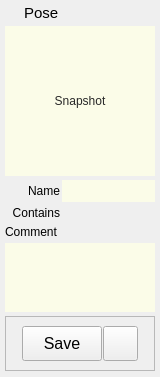
<?xml version="1.0" encoding="UTF-8"?>
<ui version="4.0">
 <class>Form</class>
 <widget class="QWidget" name="Form">
  <property name="geometry">
   <rect>
    <x>0</x>
    <y>0</y>
    <width>160</width>
    <height>377</height>
   </rect>
  </property>
  <property name="sizePolicy">
   <sizepolicy hsizetype="Preferred" vsizetype="Preferred">
    <horstretch>0</horstretch>
    <verstretch>0</verstretch>
   </sizepolicy>
  </property>
  <property name="minimumSize">
   <size>
    <width>160</width>
    <height>0</height>
   </size>
  </property>
  <property name="maximumSize">
   <size>
    <width>300</width>
    <height>16777215</height>
   </size>
  </property>
  <property name="windowTitle">
   <string>Form</string>
  </property>
  <property name="styleSheet">
   <string notr="true"/>
  </property>
  <layout class="QVBoxLayout" name="verticalLayout">
   <property name="spacing">
    <number>4</number>
   </property>
   <property name="leftMargin">
    <number>5</number>
   </property>
   <property name="topMargin">
    <number>2</number>
   </property>
   <property name="rightMargin">
    <number>5</number>
   </property>
   <property name="bottomMargin">
    <number>2</number>
   </property>
   <item>
    <layout class="QHBoxLayout" name="horizontalLayout_18">
     <property name="leftMargin">
      <number>2</number>
     </property>
     <property name="topMargin">
      <number>2</number>
     </property>
     <property name="bottomMargin">
      <number>0</number>
     </property>
     <item>
      <widget class="QLabel" name="label_6">
       <property name="maximumSize">
        <size>
         <width>13</width>
         <height>13</height>
        </size>
       </property>
       <property name="text">
        <string/>
       </property>
       <property name="pixmap">
        <pixmap>../images/poseIcon.png</pixmap>
       </property>
       <property name="scaledContents">
        <bool>true</bool>
       </property>
      </widget>
     </item>
     <item>
      <widget class="QLabel" name="label_2">
       <property name="font">
        <font>
         <family>Arial</family>
         <pointsize>11</pointsize>
         <weight>50</weight>
         <bold>false</bold>
        </font>
       </property>
       <property name="text">
        <string>Pose</string>
       </property>
      </widget>
     </item>
    </layout>
   </item>
   <item>
    <layout class="QHBoxLayout" name="modelPanelLayout">
     <property name="spacing">
      <number>0</number>
     </property>
     <property name="bottomMargin">
      <number>0</number>
     </property>
     <item>
      <widget class="QLabel" name="label_3">
       <property name="minimumSize">
        <size>
         <width>0</width>
         <height>0</height>
        </size>
       </property>
       <property name="maximumSize">
        <size>
         <width>0</width>
         <height>16777215</height>
        </size>
       </property>
       <property name="text">
        <string/>
       </property>
      </widget>
     </item>
     <item>
      <widget class="QFrame" name="frame_9">
       <property name="sizePolicy">
        <sizepolicy hsizetype="Fixed" vsizetype="Fixed">
         <horstretch>0</horstretch>
         <verstretch>0</verstretch>
        </sizepolicy>
       </property>
       <property name="maximumSize">
        <size>
         <width>16777215</width>
         <height>16777215</height>
        </size>
       </property>
       <property name="frameShape">
        <enum>QFrame::NoFrame</enum>
       </property>
       <property name="frameShadow">
        <enum>QFrame::Raised</enum>
       </property>
       <layout class="QHBoxLayout" name="horizontalLayout_13">
        <property name="spacing">
         <number>0</number>
        </property>
        <property name="margin">
         <number>0</number>
        </property>
       </layout>
      </widget>
     </item>
     <item>
      <widget class="QFrame" name="frame_10">
       <property name="sizePolicy">
        <sizepolicy hsizetype="Expanding" vsizetype="Fixed">
         <horstretch>0</horstretch>
         <verstretch>0</verstretch>
        </sizepolicy>
       </property>
       <property name="maximumSize">
        <size>
         <width>16777215</width>
         <height>16777215</height>
        </size>
       </property>
       <property name="frameShape">
        <enum>QFrame::NoFrame</enum>
       </property>
       <property name="frameShadow">
        <enum>QFrame::Raised</enum>
       </property>
       <layout class="QHBoxLayout" name="horizontalLayout_14">
        <property name="spacing">
         <number>0</number>
        </property>
        <property name="margin">
         <number>0</number>
        </property>
        <item>
         <widget class="QToolButton" name="snapshotButton">
          <property name="minimumSize">
           <size>
            <width>150</width>
            <height>150</height>
           </size>
          </property>
          <property name="maximumSize">
           <size>
            <width>150</width>
            <height>150</height>
           </size>
          </property>
          <property name="toolTip">
           <string>Click to take a snapshot of the selected model view.</string>
          </property>
          <property name="statusTip">
           <string>Click to take a snapshot of the selected model view.</string>
          </property>
          <property name="whatsThis">
           <string/>
          </property>
          <property name="styleSheet">
           <string notr="true">color: rgb(40, 40, 40);
border: 0px solid rgb(0, 0, 0, 150);
background-color: rgb(254, 255, 230, 200);</string>
          </property>
          <property name="text">
           <string>Snapshot</string>
          </property>
          <property name="icon">
           <iconset>
            <normaloff>../images/thumbnail.png</normaloff>../images/thumbnail.png</iconset>
          </property>
          <property name="iconSize">
           <size>
            <width>160</width>
            <height>160</height>
           </size>
          </property>
          <property name="popupMode">
           <enum>QToolButton::InstantPopup</enum>
          </property>
          <property name="toolButtonStyle">
           <enum>Qt::ToolButtonIconOnly</enum>
          </property>
          <property name="autoRaise">
           <bool>false</bool>
          </property>
         </widget>
        </item>
       </layout>
      </widget>
     </item>
    </layout>
   </item>
   <item>
    <layout class="QHBoxLayout" name="horizontalLayout">
     <property name="spacing">
      <number>2</number>
     </property>
     <item>
      <widget class="QLabel" name="label">
       <property name="minimumSize">
        <size>
         <width>55</width>
         <height>0</height>
        </size>
       </property>
       <property name="text">
        <string>Name</string>
       </property>
       <property name="alignment">
        <set>Qt::AlignRight|Qt::AlignTrailing|Qt::AlignVCenter</set>
       </property>
      </widget>
     </item>
     <item>
      <widget class="QLineEdit" name="name">
       <property name="sizePolicy">
        <sizepolicy hsizetype="Expanding" vsizetype="Fixed">
         <horstretch>0</horstretch>
         <verstretch>0</verstretch>
        </sizepolicy>
       </property>
       <property name="minimumSize">
        <size>
         <width>60</width>
         <height>22</height>
        </size>
       </property>
       <property name="maximumSize">
        <size>
         <width>16777215</width>
         <height>22</height>
        </size>
       </property>
       <property name="styleSheet">
        <string notr="true">color: rgb(40, 40, 40);
border: 0px solid rgb(0, 0, 0, 150);
background-color: rgb(254, 255, 230, 200);</string>
       </property>
      </widget>
     </item>
    </layout>
   </item>
   <item>
    <layout class="QHBoxLayout" name="horizontalLayout_35">
     <property name="spacing">
      <number>4</number>
     </property>
     <property name="topMargin">
      <number>0</number>
     </property>
     <item>
      <widget class="QLabel" name="scene_dur_end_label_4">
       <property name="enabled">
        <bool>true</bool>
       </property>
       <property name="minimumSize">
        <size>
         <width>55</width>
         <height>0</height>
        </size>
       </property>
       <property name="maximumSize">
        <size>
         <width>55</width>
         <height>16777215</height>
        </size>
       </property>
       <property name="text">
        <string>Contains</string>
       </property>
       <property name="alignment">
        <set>Qt::AlignRight|Qt::AlignTop|Qt::AlignTrailing</set>
       </property>
      </widget>
     </item>
     <item>
      <widget class="QLabel" name="contains">
       <property name="enabled">
        <bool>false</bool>
       </property>
       <property name="minimumSize">
        <size>
         <width>0</width>
         <height>15</height>
        </size>
       </property>
       <property name="maximumSize">
        <size>
         <width>16777215</width>
         <height>15</height>
        </size>
       </property>
       <property name="text">
        <string/>
       </property>
       <property name="alignment">
        <set>Qt::AlignLeading|Qt::AlignLeft|Qt::AlignTop</set>
       </property>
      </widget>
     </item>
    </layout>
   </item>
   <item>
    <layout class="QVBoxLayout" name="verticalLayout_2">
     <property name="topMargin">
      <number>0</number>
     </property>
     <item>
      <widget class="QLabel" name="label_4">
       <property name="text">
        <string>Comment</string>
       </property>
      </widget>
     </item>
     <item>
      <widget class="QPlainTextEdit" name="comment">
       <property name="sizePolicy">
        <sizepolicy hsizetype="Expanding" vsizetype="MinimumExpanding">
         <horstretch>0</horstretch>
         <verstretch>0</verstretch>
        </sizepolicy>
       </property>
       <property name="minimumSize">
        <size>
         <width>0</width>
         <height>50</height>
        </size>
       </property>
       <property name="maximumSize">
        <size>
         <width>16777215</width>
         <height>100</height>
        </size>
       </property>
       <property name="styleSheet">
        <string notr="true">color: rgb(40, 40, 40);
border: 0px solid rgb(0, 0, 0, 150);
background-color: rgb(254, 255, 230, 200);
</string>
       </property>
       <property name="plainText">
        <string/>
       </property>
      </widget>
     </item>
    </layout>
   </item>
   <item>
    <widget class="QFrame" name="previewButtons">
     <property name="frameShape">
      <enum>QFrame::StyledPanel</enum>
     </property>
     <property name="frameShadow">
      <enum>QFrame::Raised</enum>
     </property>
     <layout class="QHBoxLayout" name="horizontalLayout_6">
      <property name="spacing">
       <number>1</number>
      </property>
      <item>
       <spacer name="horizontalSpacer_3">
        <property name="orientation">
         <enum>Qt::Horizontal</enum>
        </property>
        <property name="sizeHint" stdset="0">
         <size>
          <width>40</width>
          <height>20</height>
         </size>
        </property>
       </spacer>
      </item>
      <item>
       <widget class="QPushButton" name="acceptButton">
        <property name="sizePolicy">
         <sizepolicy hsizetype="Preferred" vsizetype="Fixed">
          <horstretch>0</horstretch>
          <verstretch>0</verstretch>
         </sizepolicy>
        </property>
        <property name="minimumSize">
         <size>
          <width>80</width>
          <height>35</height>
         </size>
        </property>
        <property name="maximumSize">
         <size>
          <width>125</width>
          <height>35</height>
         </size>
        </property>
        <property name="font">
         <font>
          <family>Arial</family>
          <pointsize>12</pointsize>
          <weight>50</weight>
          <bold>false</bold>
         </font>
        </property>
        <property name="toolTip">
         <string/>
        </property>
        <property name="styleSheet">
         <string notr="true"/>
        </property>
        <property name="text">
         <string>Save</string>
        </property>
       </widget>
      </item>
      <item>
       <widget class="QPushButton" name="selectionSetButton">
        <property name="minimumSize">
         <size>
          <width>35</width>
          <height>35</height>
         </size>
        </property>
        <property name="maximumSize">
         <size>
          <width>35</width>
          <height>16777215</height>
         </size>
        </property>
        <property name="text">
         <string/>
        </property>
        <property name="icon">
         <iconset>
          <normaloff>../images/selectionSet2.png</normaloff>../images/selectionSet2.png</iconset>
        </property>
        <property name="iconSize">
         <size>
          <width>25</width>
          <height>25</height>
         </size>
        </property>
       </widget>
      </item>
      <item>
       <spacer name="horizontalSpacer_4">
        <property name="orientation">
         <enum>Qt::Horizontal</enum>
        </property>
        <property name="sizeHint" stdset="0">
         <size>
          <width>40</width>
          <height>20</height>
         </size>
        </property>
       </spacer>
      </item>
     </layout>
    </widget>
   </item>
   <item>
    <widget class="QFrame" name="frame">
     <property name="sizePolicy">
      <sizepolicy hsizetype="Preferred" vsizetype="Expanding">
       <horstretch>0</horstretch>
       <verstretch>2</verstretch>
      </sizepolicy>
     </property>
     <property name="frameShape">
      <enum>QFrame::StyledPanel</enum>
     </property>
     <property name="frameShadow">
      <enum>QFrame::Raised</enum>
     </property>
    </widget>
   </item>
  </layout>
 </widget>
 <resources/>
 <connections/>
 <slots>
  <slot>snapshot()</slot>
  <slot>save()</slot>
  <slot>done()</slot>
 </slots>
</ui>
